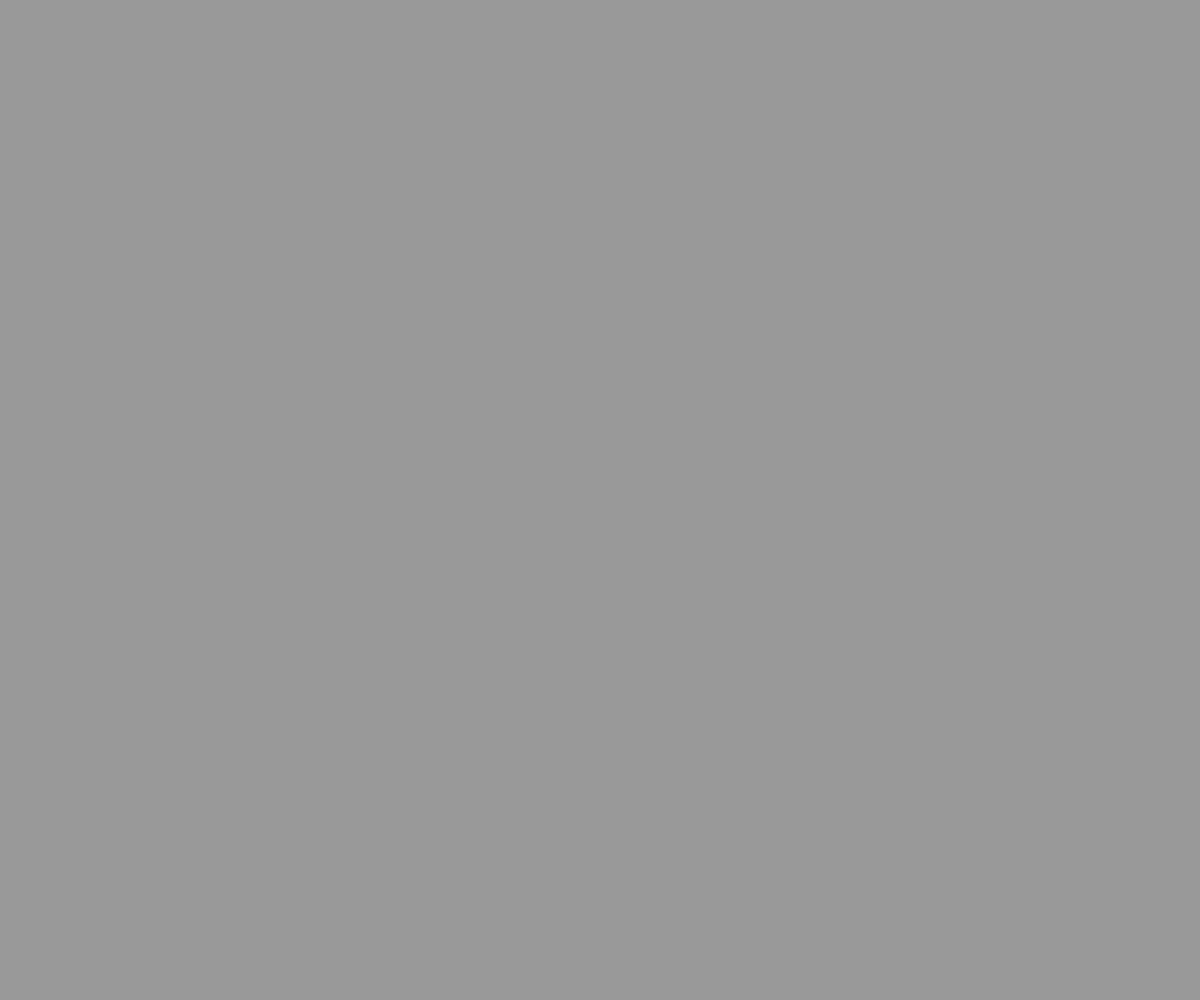
Frame 1 (no input)
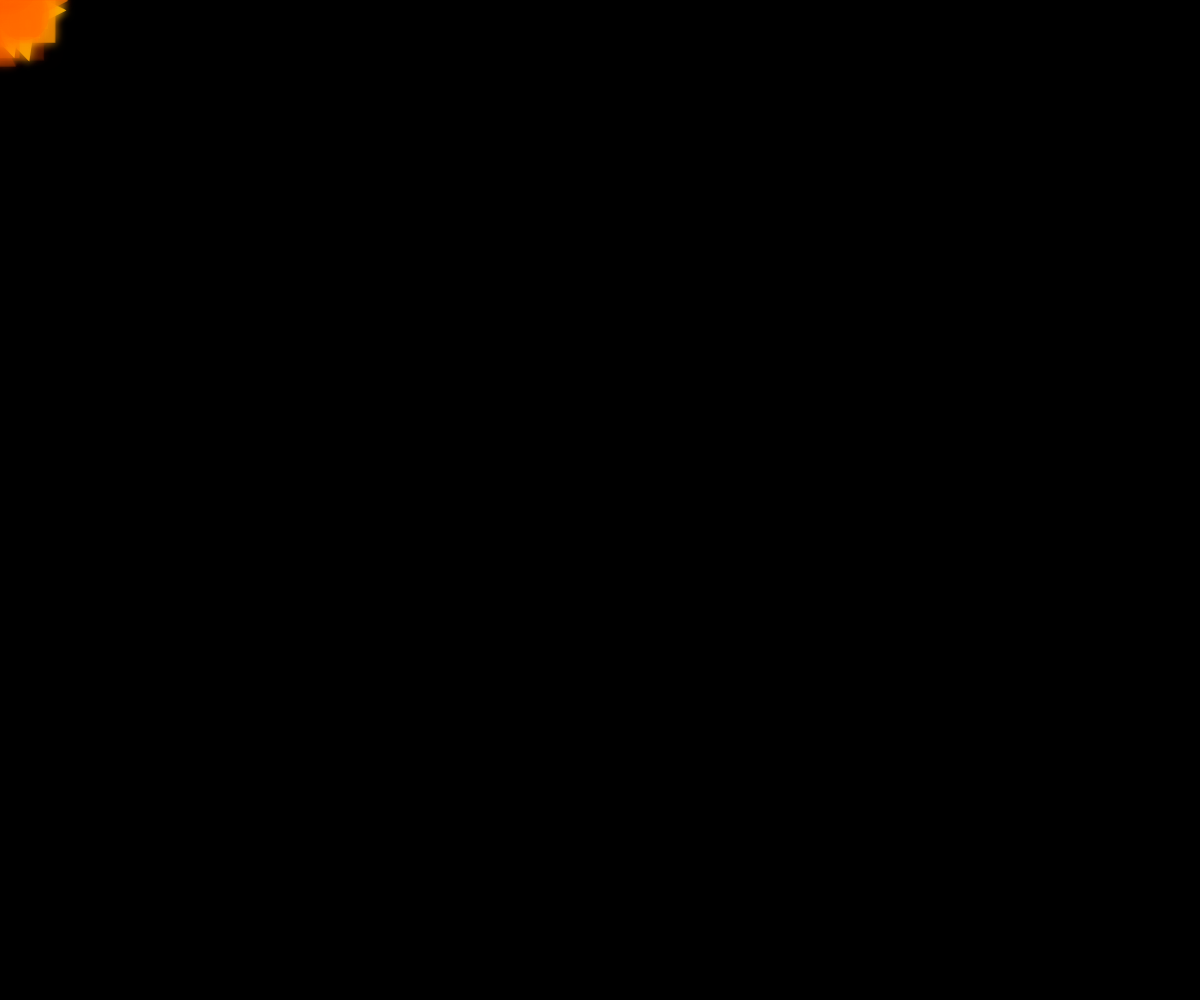
Frame 60 (no input)
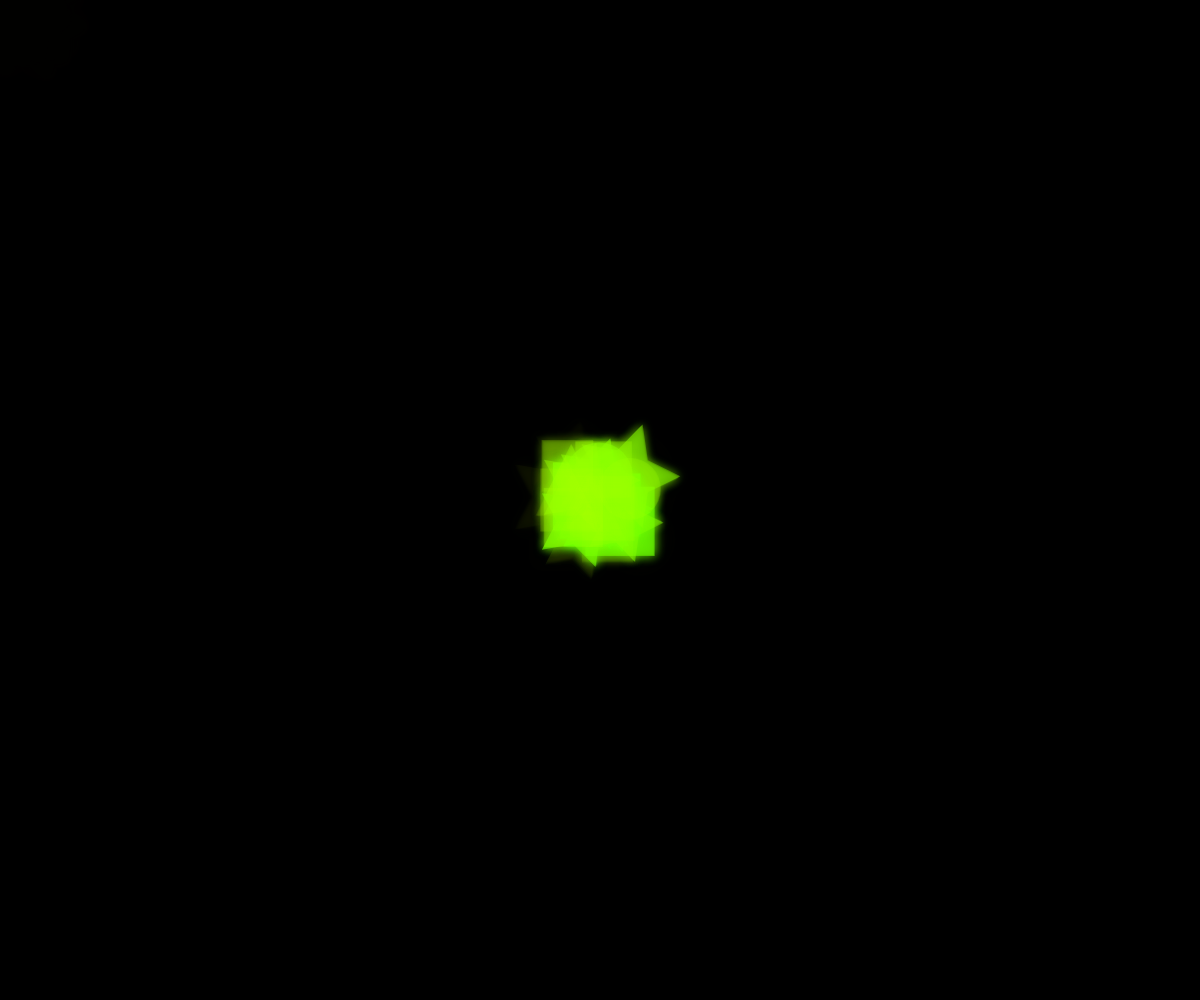
Frame 120 (the mouse pressed at the canvas centre since frame 60)

The p5.js sketch that drew these frames (run headless with seeded random() and noise() and a simulated clock; from frame 60 on, the mouse is pressed at the canvas centre):

// p5.js sketch
// ── sketch.js
let particles = [];

function setup() {
  createCanvas(windowWidth, windowHeight);
  noStroke();
  colorMode(HSB, 360, 100, 100, 200);
}

function draw() {
  background(0,80);
  
  particles.push(new Particle(mouseX, mouseY));
  
  for (let i= particles.length - 4; i >= 0; i--) {
    particles[i].update();
    particles[i].show();
    if (particles[i].alpha <= 0) {
      particles.splice(i,1);
    }
  }
}

class Particle {
  constructor(x, y) {
    this.x = x;
    this.y = y;
    this.vx = random(-1, 1);
    this.vy = random(-1, 1);
    this.size = random(50, 70);
    this.alpha = 255;
    this.hue = frameCount % 360; // Animate hue over time
    this.shapeType = random(['circle', 'square', 'triangle', 'star' ,]);
}

  update() {
    this.x += this.vx;
    this.y += this.vy;
    this.alpha -= 6;
}

 show() {
    push();
    translate(this.x, this.y);
    fill(this.hue, 100, 100, this.alpha);
    drawingContext.shadowBlur = 10;
    drawingContext.shadowColor = color(this.hue, 100, 100);

    switch (this.shapeType) {
      case 'circle':
        ellipse(0, 0, this.size);
        break;
      case 'square':
        rectMode(CENTER);
        rect(0, 0, this.size, this.size);
        break;
      case 'triangle':
        triangle(
          -this.size / 2, this.size / 2,
           0, -this.size / 2,
           this.size / 2, this.size / 2
        );
        break;
      case 'star':
        drawStar(0, 0, this.size * 0.4, this.size * 0.8, 5);
        break;
    }
    pop();
  }
}

function drawStar(x, y, radius1, radius2, npoints) {
  let angle = TWO_PI / npoints;
  let halfAngle = angle / 2.0;
  beginShape();
  for (let a = 0; a < TWO_PI; a += angle) {
    let sx = x + cos(a) * radius2;
    let sy = y + sin(a) * radius2;
    vertex(sx, sy);
    sx = x + cos(a + halfAngle) * radius1;
    sy = y + sin(a + halfAngle) * radius1;
    vertex(sx, sy);
  }
  endShape(CLOSE);
}
 
